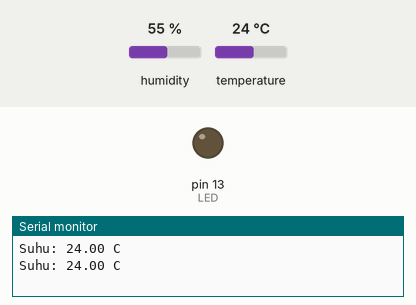
This sketch was run on a simulated Arduino Uno, built with avr-gcc and run on an emulated ATmega328P. On the bench: output pins drawn as LEDs (lit = HIGH), the last lines printed to the serial monitor. The inputs (shaded band) are chosen by the test bench; at power-on: temperature 24 °C, humidity 55 %.

Above: at 2.8 s.
2.9 s: temperature set to 28 °C
5.6 s: temperature set to 31 °C
At 6.6 s:
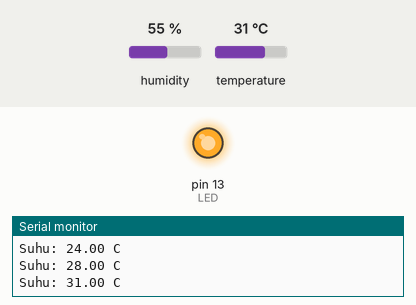
8.3 s: temperature set to 12 °C
At 11.3 s:
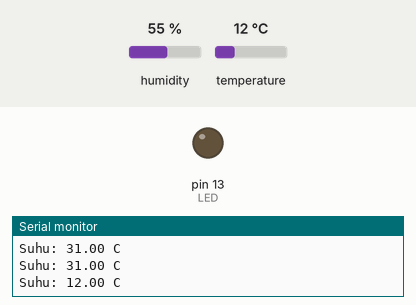
11.6 s: temperature set to 33 °C
At 12.6 s:
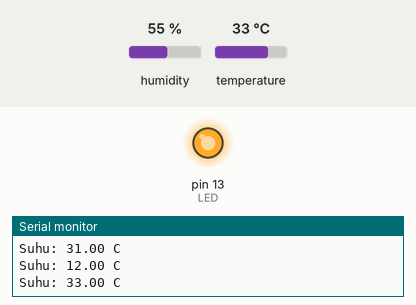
Timing chart, 0 to 14.6 s (numbered marks = the images above; inputs shaded):
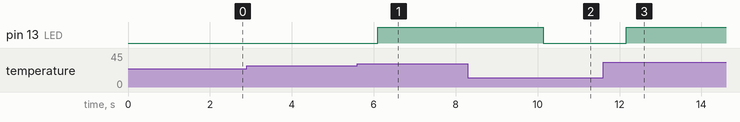

The sketch:

10-dht11-02-dht11-led-alarm-02-dht11-led-alarm-ino.ino
```cpp
#include <DHT.h>

#define PIN_DHT 2
#define JENIS_DHT DHT11
const int LED = 13;
const float BATAS_SUHU = 30.0;

DHT dht(PIN_DHT, JENIS_DHT);

void setup() {
  pinMode(LED, OUTPUT);
  Serial.begin(9600);
  dht.begin();
}

void loop() {
  float suhu = dht.readTemperature();
  if (isnan(suhu)) {
    Serial.println("Gagal membaca DHT11");
    delay(2000);
    return;
  }

  Serial.print("Suhu: ");
  Serial.print(suhu);
  Serial.println(" C");
  digitalWrite(LED, suhu >= BATAS_SUHU ? HIGH : LOW);
  delay(2000);
}
```

Measured:
- the behaviour switches between 29 and 30 °C on temperature (found by bisection; images 0 and 1)
- after the input at 5.6 s, pin 13 (LED): LOW → HIGH after 0.50 s
- after the input at 8.3 s, pin 13 (LED): HIGH → LOW after 1.8 s
- after the input at 11.6 s, pin 13 (LED): LOW → HIGH after 0.57 s
